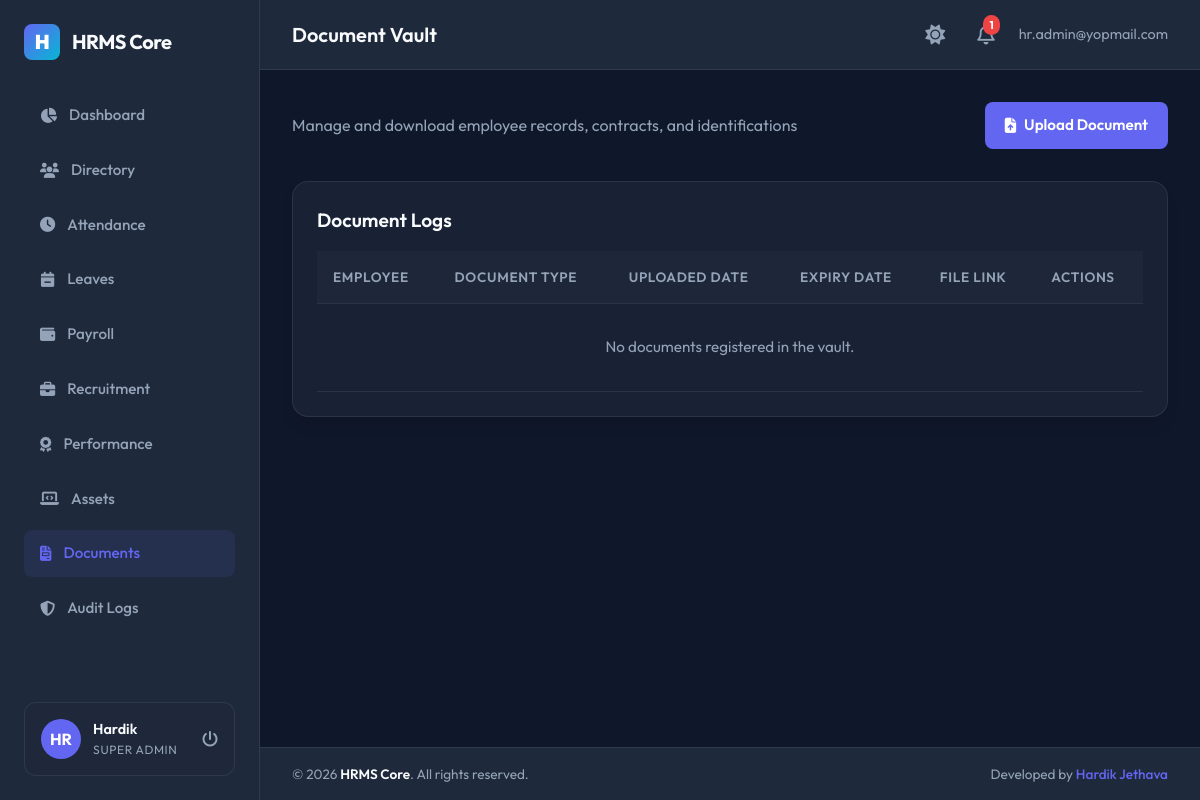
The page /documents/ (signed in) on the database its author committed.
### apps/accounts/models.py (models this page shows, shortened)
class User(AbstractBaseUser, PermissionsMixin, TimeStampedModel):
    ROLE_CHOICES = (
        ('Super Admin', 'Super Admin'),
        ('HR Manager', 'HR Manager'),
        ('Department Manager', 'Department Manager'),
        ('Employee', 'Employee'),
    )
    email = models.EmailField(unique=True)
    employee_code = models.CharField(max_length=50, unique=True, null=True, blank=True)
    role = models.CharField(max_length=30, choices=ROLE_CHOICES, default='Employee')
    is_active = models.BooleanField(default=True)
    is_staff = models.BooleanField(default=False)
    objects = UserManager()
    USERNAME_FIELD = 'email'
    REQUIRED_FIELDS = []

### apps/employees/models.py (models this page shows, shortened)
class Employee(TimeStampedModel):
    GENDER_CHOICES = (
        ('Male', 'Male'),
        ('Female', 'Female'),
        ('Other', 'Other'),
    )
    EMPLOYMENT_TYPE_CHOICES = (
        ('Full Time', 'Full Time'),
        ('Part Time', 'Part Time'),
        ('Contract', 'Contract'),
        ('Intern', 'Intern'),
    )
    EMPLOYMENT_STATUS_CHOICES = (
        ('Active', 'Active'),
        ('Probation', 'Probation'),
        ('Notice Period', 'Notice Period'),
        ('Resigned', 'Resigned'),
        ('Terminated', 'Terminated'),
    )
    user = models.OneToOneField(
        settings.AUTH_USER_MODEL,
        on_delete=models.CASCADE,
        related_name='employee_profile'
    )
    employee_id = models.CharField(max_length=50, unique=True)
    first_name = models.CharField(max_length=50)
    last_name = models.CharField(max_length=50)
    personal_email = models.EmailField(unique=True)
    phone = models.CharField(max_length=20, blank=True)
    date_of_birth = models.DateField(null=True, blank=True)
    gender = models.CharField(max_length=10, choices=GENDER_CHOICES, blank=True)
    joining_date = models.DateField()
    employment_type = models.CharField(max_length=30, choices=EMPLOYMENT_TYPE_CHOICES, default='Full Time')
    employment_status = models.CharField(max_length=30, choices=EMPLOYMENT_STATUS_CHOICES, default='Active')
    designation = models.CharField(max_length=100)
    department = models.ForeignKey(
        'departments.Department',
        on_delete=models.SET_NULL,
        null=True,
        blank=True,
        related_name='employees'
    )
    manager = models.ForeignKey(
        'self',
        on_delete=models.SET_NULL,
        null=True,
        blank=True,
        related_name='subordinates'
    )
    address = models.TextField(blank=True)
    city = models.CharField(max_length=100, blank=True)
    state = models.CharField(max_length=100, blank=True)
    country = models.CharField(max_length=100, blank=True)
    postal_code = models.CharField(max_length=20, blank=True)
    profile_picture = models.ImageField(upload_to='profile_pics/', null=True, blank=True)

### apps/documents/views.py (the view)
# urls.py: path('', views.document_list, name='document_list'),
@login_required
def document_list(request):
    user = request.user
    is_mgr = is_hr_or_admin(user)
    if is_mgr:
        documents = EmployeeDocument.objects.all().select_related('employee')
    else:
        employee = getattr(user, 'employee_profile', None)
        if employee:
            documents = EmployeeDocument.objects.filter(employee=employee)
        else:
            documents = EmployeeDocument.objects.none()
    return render(request, 'documents/document_list.html', {
        'documents': documents,
        'is_manager': is_mgr
    })

### apps/documents/views.py (called while the page is built)
def is_hr_or_admin(user):
    return user.role in ('Super Admin', 'HR Manager')

### templates/documents/document_list.html (shortened to what this page needs)
{% extends 'base.html' %}
{% block page_header %}Document Vault{% endblock %}
{% block content %}
<div style="display: flex; flex-direction: column; gap: 2rem;">
    <div style="display: flex; justify-content: space-between; align-items: center;">
        <span style="color: var(--text-secondary);">Manage and download employee records, contracts, and identifications</span>
        {% if is_manager %}
            <a href="{% url 'document_upload' %}" class="btn btn-primary" id="btn_upload_doc">
                <i class="fa-solid fa-file-upload"></i> Upload Document
            </a>
        {% endif %}
    </div>
    <div class="card">
        <h3 style="font-size: 1.2rem; font-weight: 600; margin-bottom: 1rem;">Document Logs</h3>
        <div class="table-container">
            <table class="custom-table">
                <thead>
                    <tr>
                        {% if is_manager %}
                            <th>Employee</th>
                        {% endif %}
                        <th>Document Type</th>
                        <th>Uploaded Date</th>
                        <th>Expiry Date</th>
                        <th>File Link</th>
                        {% if is_manager %}
                            <th>Actions</th>
                        {% endif %}
                    </tr>
                </thead>
                <tbody>
                    {% for doc in documents %}
                        <tr>
                            {% if is_manager %}
                                <td>
                                    <strong style="color: var(--text-primary);">{{ doc.employee.first_name }} {{ doc.employee.last_name }}</strong>
                                    <div style="font-size: 0.75rem; color: var(--text-secondary);">{{ doc.employee.employee_id }}</div>
                                </td>
                            {% endif %}
                            <td><span class="badge badge-secondary">{{ doc.document_type }}</span></td>
                            <td>{{ doc.uploaded_at|date }}</td>
                            <td>
                                {% if doc.expiry_date %}
                                    {{ doc.expiry_date }}
                                {% else %}
                                    <span style="color: var(--text-secondary); font-style: italic;">No Expiry</span>
                                {% endif %}
                            </td>
                            <td>
                                <a href="{{ doc.file.url }}" target="_blank" style="font-size: 0.9rem;" id="link_doc_file_{{ doc.id }}">
                                    <i class="fa-solid fa-file-arrow-down"></i> Download File
                                </a>
                            </td>
                            {% if is_manager %}
                                <td>
                                    <a href="{% url 'document_delete' doc.pk %}" class="btn btn-danger" style="padding: 0.4rem 0.75rem; font-size: 0.8rem;" onclick="return confirm('Are you sure you want to delete this document?');" id="btn_delete_doc_{{ doc.id }}">
                                        <i class="fa-solid fa-trash-can"></i> Delete
                                    </a>
                                </td>
                            {% endif %}
                        </tr>
                    {% empty %}
                        <tr>
                            <td colspan="{% if is_manager %}6{% else %}4{% endif %}" style="text-align: center; padding: 2rem; color: var(--text-secondary);">
                                No documents registered in the vault.
                            </td>
                        </tr>
                    {% endfor %}
                </tbody>
            </table>
        </div>
    </div>
</div>
{% endblock %}

### templates/base.html (shortened to what this page needs)
{% load static %}
<!DOCTYPE html>
<html lang="en">
<head>
    <link rel="stylesheet" href="https://cdnjs.cloudflare.com/ajax/libs/font-awesome/6.4.0/css/all.min.css">
    <link rel="stylesheet" href="{% static 'css/styles.css' %}">
</head>
<body>
    <div class="app-container">
        {% if user.is_authenticated %}
        <aside class="sidebar">
            <div class="brand-section">
                <div class="brand-logo">H</div>
                <span>HRMS Core</span>
            </div>
            <nav style="flex-grow: 1;">
                <ul class="menu-list">
                    <li class="menu-item {% if request.resolver_match.url_name == 'dashboard' %}active{% endif %}">
                        <a href="{% url 'dashboard' %}">
                            <i class="fa-solid fa-chart-pie"></i>
                            <span>Dashboard</span>
                        </a>
                    </li>
                    <li class="menu-item {% if '/employees/' in request.path %}active{% endif %}">
                        <a href="{% url 'employee_list' %}">
                            <i class="fa-solid fa-users"></i>
                            <span>Directory</span>
                        </a>
                    </li>
                    <li class="menu-item {% if '/attendance/' in request.path %}active{% endif %}">
                        <a href="{% url 'attendance_list' %}">
                            <i class="fa-solid fa-clock"></i>
                            <span>Attendance</span>
                        </a>
                    </li>
                    <li class="menu-item {% if '/leaves/' in request.path %}active{% endif %}">
                        <a href="{% url 'leave_list' %}">
                            <i class="fa-solid fa-calendar-minus"></i>
                            <span>Leaves</span>
                        </a>
                    </li>
                    <li class="menu-item {% if '/payroll/' in request.path %}active{% endif %}">
                        <a href="{% url 'payroll_list' %}">
                            <i class="fa-solid fa-wallet"></i>
                            <span>Payroll</span>
                        </a>
                    </li>
                    {% if user.role == 'Super Admin' or user.role == 'HR Manager' %}
                    <li class="menu-item {% if '/recruitment/' in request.path %}active{% endif %}">
                        <a href="{% url 'recruitment_list' %}">
                            <i class="fa-solid fa-briefcase"></i>
                            <span>Recruitment</span>
                        </a>
                    </li>
                    {% endif %}
                    <li class="menu-item {% if '/performance/' in request.path %}active{% endif %}">
                        <a href="{% url 'performance_list' %}">
                            <i class="fa-solid fa-award"></i>
                            <span>Performance</span>
                        </a>
                    </li>
                    <li class="menu-item {% if '/assets/' in request.path %}active{% endif %}">
                        <a href="{% url 'asset_list' %}">
                            <i class="fa-solid fa-laptop-code"></i>
                            <span>Assets</span>
                        </a>
                    </li>
                    <li class="menu-item {% if '/documents/' in request.path %}active{% endif %}">
                        <a href="{% url 'document_list' %}">
                            <i class="fa-solid fa-file-invoice"></i>
                            <span>Documents</span>
                        </a>
                    </li>
                    {% if user.role == 'Super Admin' %}
                    <li class="menu-item {% if '/auditlogs/' in request.path %}active{% endif %}">
                        <a href="{% url 'audit_list' %}">
                            <i class="fa-solid fa-shield-halved"></i>
                            <span>Audit Logs</span>
                        </a>
                    </li>
                    {% endif %}
                </ul>
            </nav>
            <div class="user-profile-widget">
                <div class="user-avatar">
                    {% if user.employee_profile.profile_picture %}
                        <img src="{{ user.employee_profile.profile_picture.url }}" alt="Profile Pic">
                    {% else %}
                        <span>{{ user.email|slice:":2"|upper }}</span>
                    {% endif %}
                </div>
                <div class="user-info">
                    <span class="user-name">{{ user.employee_profile.first_name|default:"User" }}</span>
                    <span class="user-role">{{ user.role }}</span>
                </div>
                <a href="{% url 'logout' %}" style="margin-left: auto; color: var(--text-secondary);" title="Sign Out">
                    <i class="fa-solid fa-power-off"></i>
                </a>
            </div>
        </aside>
        {% endif %}
        <main class="main-content">
            {% if user.is_authenticated %}
            <header class="top-navbar">
                <div class="page-title">
                    {% block page_header %}HR Management System{% endblock %}
                </div>
                <div class="navbar-actions">
                    <button id="theme-toggle" style="background: none; border: none; font-size: 1.25rem; color: var(--text-secondary); cursor: pointer; transition: var(--transition-all); margin-right: 0.5rem; display: flex; align-items: center;" title="Toggle Light/Dark Theme">
                        <i class="fa-solid fa-sun" id="theme-toggle-icon"></i>
                    </button>
                    <div class="notification-badge" onclick="location.href='{% url 'notification_list' %}'">
                        <i class="fa-regular fa-bell"></i>
                        <span class="badge-count" id="unread-count">0</span>
                    </div>
                    <span style="font-size: 0.9rem; color: var(--text-secondary)">
                        {{ user.email }}
                    </span>
                </div>
            </header>
            {% endif %}
            <div class="content-frame">
                {% block content %}{% endblock %}
            </div>
            {% if user.is_authenticated %}
            <footer class="app-footer">
                <div class="footer-copyright">
                    &copy; {% now "Y" %} <span>HRMS Core</span>. All rights reserved.
                </div>
                <div class="footer-author">
                    Developed by <a href="https://github.com/hardikjethava-dev" target="_blank" rel="noopener noreferrer">Hardik Jethava</a>
                </div>
            </footer>
            {% endif %}
        </main>
    </div>
</body>
</html>

### rows shown on the page
User: email "HR", employee_profile.first_name "Hardik", role "SUPER ADMIN", email "hr.admin@yopmail.com"
